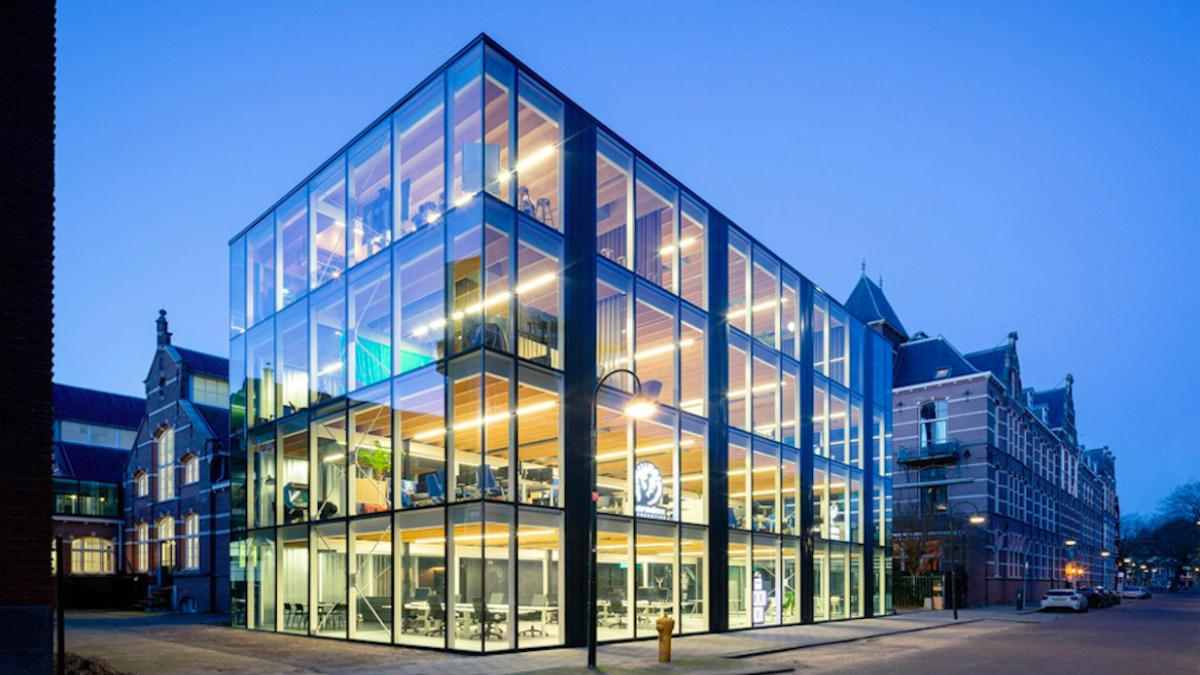
#> input picture perspective_transformation/images/building_v1.jpg, 1200 x 675 px
$ python perspective_transformation.py
#> lines starting #> are read from the running program, lines starting #| are printed output that depends on the picture
import os
import cv2 as cv
import numpy as np
import matplotlib.pyplot as plt

def perspectiveTransform():
   # Define image path
    imgPath = os.path.join(r'./images/building_v1.jpg')

    # Load and convert image to RGB format
    img = cv.imread(imgPath)
#> img is the input picture: shape (675, 1200, 3); mean B, G, R 166.3, 125.1, 94.4
    img = cv.cvtColor(img, cv.COLOR_BGR2RGB)

    # Get image dimensions
    height, width = img.shape[:2]
#> height = 675; width = 1200

    # Define the original four corner points in the source image
    p1 = np.array([[0, 0],
                [width - 1, 0],
                [0, height - 1],
                [width - 1, height - 1]], dtype=np.float32)


    # Define another set of transformation points for perspective
    n = 300  # Offset value
    p2 = np.array([[n, n],  # Move top-left corner inward
                    [width - n, n],  # Move top-right corner inward
                    [0, height],  # Keep bottom-left
                    [width, height]], dtype=np.float32)  # Keep bottom-right


    # Define another set of transformation points for perspective. This time with scaling
    # Scale transformation matrix
    scale_factor = 0.5
    p3 = p2 * scale_factor  # Element-wise scaling of transformation points

    # Compute the perspective transformation matrix
    T = cv.getPerspectiveTransform(p1, p3)

    # Check the rank of the transformation matrix
    rank_t = np.linalg.matrix_rank(T)
#> rank_t = 3
    print("Rank of T:", rank_t)
#| Rank of T: 3

    # Apply perspective transformation
    imgTrans = cv.warpPerspective(img, T, (int(width * scale_factor), int(height * scale_factor)))
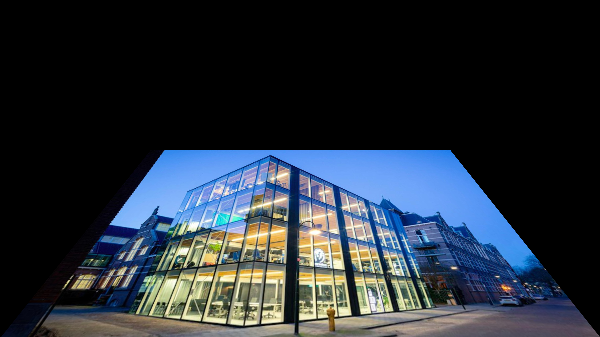
#> imgTrans: shape (337, 600, 3); mean R, G, B 39.8, 47.7, 56.6

    # Display the original and transformed images
    cv.imshow("Original", img)
    cv.imshow("Perspective", imgTrans)
    cv.waitKey(0)
    cv.destroyAllWindows()


if __name__ == '__main__':
    perspectiveTransform()
